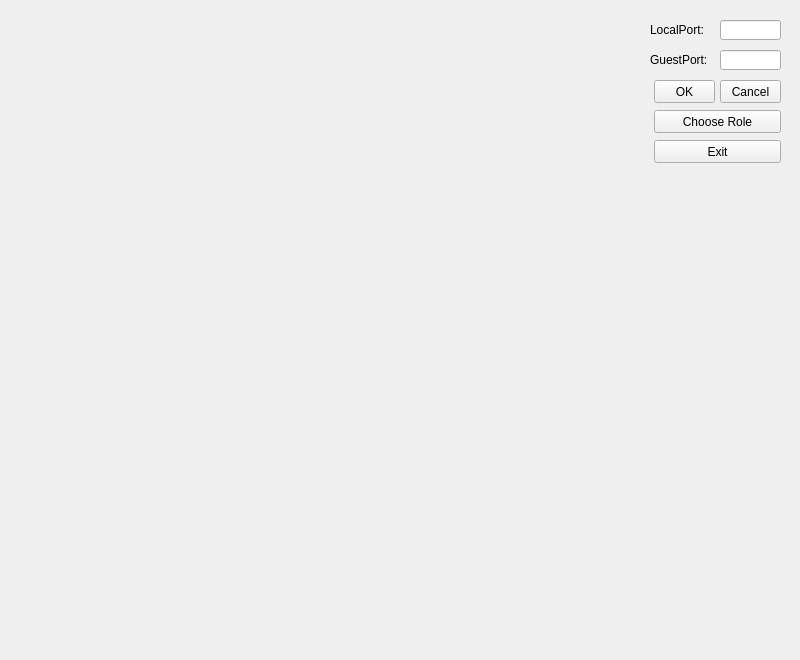
<?xml version="1.0" encoding="UTF-8"?>
<ui version="4.0">
 <class>NetGameWindow</class>
 <widget class="QMainWindow" name="NetGameWindow">
  <property name="geometry">
   <rect>
    <x>0</x>
    <y>0</y>
    <width>800</width>
    <height>660</height>
   </rect>
  </property>
  <property name="minimumSize">
   <size>
    <width>800</width>
    <height>660</height>
   </size>
  </property>
  <property name="maximumSize">
   <size>
    <width>800</width>
    <height>660</height>
   </size>
  </property>
  <property name="windowTitle">
   <string>Gobang</string>
  </property>
  <widget class="QWidget" name="centralwidget">
   <widget class="QLineEdit" name="lineEdit">
    <property name="geometry">
     <rect>
      <x>720</x>
      <y>20</y>
      <width>61</width>
      <height>20</height>
     </rect>
    </property>
   </widget>
   <widget class="QLineEdit" name="lineEdit_2">
    <property name="geometry">
     <rect>
      <x>720</x>
      <y>50</y>
      <width>61</width>
      <height>20</height>
     </rect>
    </property>
   </widget>
   <widget class="QLabel" name="label">
    <property name="geometry">
     <rect>
      <x>650</x>
      <y>20</y>
      <width>61</width>
      <height>20</height>
     </rect>
    </property>
    <property name="text">
     <string>LocalPort:</string>
    </property>
   </widget>
   <widget class="QLabel" name="label_2">
    <property name="geometry">
     <rect>
      <x>650</x>
      <y>50</y>
      <width>61</width>
      <height>20</height>
     </rect>
    </property>
    <property name="text">
     <string>GuestPort:</string>
    </property>
   </widget>
   <widget class="QPushButton" name="pushButton">
    <property name="geometry">
     <rect>
      <x>654</x>
      <y>80</y>
      <width>61</width>
      <height>23</height>
     </rect>
    </property>
    <property name="text">
     <string>OK</string>
    </property>
   </widget>
   <widget class="QPushButton" name="pushButton_2">
    <property name="geometry">
     <rect>
      <x>720</x>
      <y>80</y>
      <width>61</width>
      <height>23</height>
     </rect>
    </property>
    <property name="text">
     <string>Cancel</string>
    </property>
   </widget>
   <widget class="QPushButton" name="pushButton_3">
    <property name="geometry">
     <rect>
      <x>654</x>
      <y>140</y>
      <width>127</width>
      <height>23</height>
     </rect>
    </property>
    <property name="text">
     <string>Exit</string>
    </property>
   </widget>
   <widget class="QPushButton" name="pushButton_4">
    <property name="geometry">
     <rect>
      <x>654</x>
      <y>110</y>
      <width>127</width>
      <height>23</height>
     </rect>
    </property>
    <property name="text">
     <string>Choose Role</string>
    </property>
   </widget>
  </widget>
 </widget>
 <resources/>
 <connections>
  <connection>
   <sender>pushButton</sender>
   <signal>clicked()</signal>
   <receiver>NetGameWindow</receiver>
   <slot>ipPortSetting()</slot>
   <hints>
    <hint type="sourcelabel">
     <x>714</x>
     <y>102</y>
    </hint>
    <hint type="destinationlabel">
     <x>736</x>
     <y>149</y>
    </hint>
   </hints>
  </connection>
  <connection>
   <sender>pushButton_2</sender>
   <signal>clicked()</signal>
   <receiver>NetGameWindow</receiver>
   <slot>CancelConnect()</slot>
   <hints>
    <hint type="sourcelabel">
     <x>735</x>
     <y>98</y>
    </hint>
    <hint type="destinationlabel">
     <x>761</x>
     <y>137</y>
    </hint>
   </hints>
  </connection>
  <connection>
   <sender>pushButton_3</sender>
   <signal>clicked()</signal>
   <receiver>NetGameWindow</receiver>
   <slot>GameExit()</slot>
   <hints>
    <hint type="sourcelabel">
     <x>694</x>
     <y>184</y>
    </hint>
    <hint type="destinationlabel">
     <x>677</x>
     <y>180</y>
    </hint>
   </hints>
  </connection>
  <connection>
   <sender>pushButton_4</sender>
   <signal>clicked()</signal>
   <receiver>NetGameWindow</receiver>
   <slot>ChooseRole()</slot>
   <hints>
    <hint type="sourcelabel">
     <x>661</x>
     <y>153</y>
    </hint>
    <hint type="destinationlabel">
     <x>693</x>
     <y>260</y>
    </hint>
   </hints>
  </connection>
 </connections>
 <slots>
  <slot>ipPortSetting()</slot>
  <slot>CancelConnect()</slot>
  <slot>GameExit()</slot>
  <slot>ChooseRole()</slot>
 </slots>
</ui>
